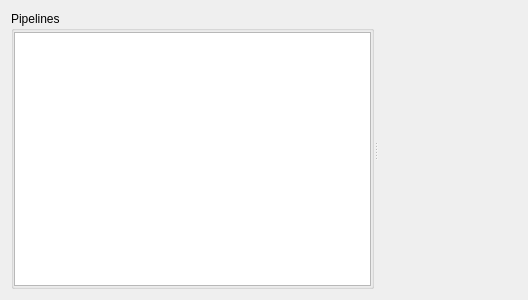
<?xml version="1.0" encoding="UTF-8"?>
<ui version="4.0">
 <class>PipelineWidgetBase</class>
 <widget class="QWidget" name="PipelineWidgetBase">
  <property name="geometry">
   <rect>
    <x>0</x>
    <y>0</y>
    <width>528</width>
    <height>300</height>
   </rect>
  </property>
  <property name="windowTitle">
   <string>Form</string>
  </property>
  <layout class="QVBoxLayout" name="verticalLayout" stretch="1">
   <item>
    <widget class="QSplitter" name="splitter">
     <property name="orientation">
      <enum>Qt::Horizontal</enum>
     </property>
     <widget class="QGroupBox" name="pipelineListGroupBox">
      <property name="sizePolicy">
       <sizepolicy hsizetype="Minimum" vsizetype="MinimumExpanding">
        <horstretch>0</horstretch>
        <verstretch>0</verstretch>
       </sizepolicy>
      </property>
      <property name="title">
       <string>Pipelines</string>
      </property>
      <layout class="QVBoxLayout" name="pipelinesVerticalLayout">
       <property name="leftMargin">
        <number>0</number>
       </property>
       <property name="topMargin">
        <number>1</number>
       </property>
       <property name="rightMargin">
        <number>0</number>
       </property>
       <property name="bottomMargin">
        <number>0</number>
       </property>
       <item>
        <widget class="PipelineTableView" name="pipelineTableView">
         <property name="sizePolicy">
          <sizepolicy hsizetype="Minimum" vsizetype="MinimumExpanding">
           <horstretch>0</horstretch>
           <verstretch>0</verstretch>
          </sizepolicy>
         </property>
        </widget>
       </item>
      </layout>
     </widget>
     <widget class="QWidget" name="spacerWidget" native="true">
      <property name="sizePolicy">
       <sizepolicy hsizetype="Expanding" vsizetype="Expanding">
        <horstretch>0</horstretch>
        <verstretch>0</verstretch>
       </sizepolicy>
      </property>
     </widget>
    </widget>
   </item>
  </layout>
 </widget>
 <customwidgets>
  <customwidget>
   <class>PipelineTableView</class>
   <extends>QTableView</extends>
   <header>mlapp/src/widgets/feature_table_view/pipeline_table_view</header>
  </customwidget>
 </customwidgets>
 <resources/>
 <connections/>
</ui>
